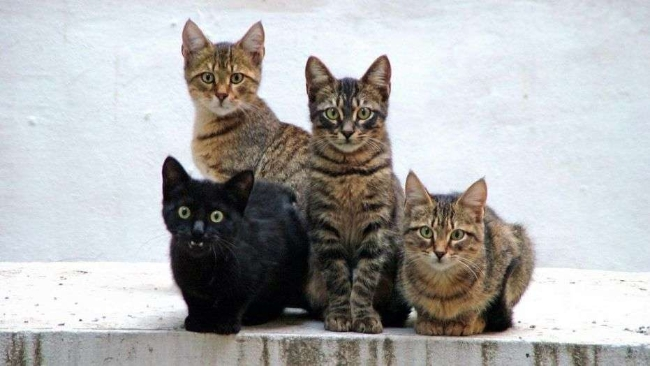
#> input picture cat.jpg, 650 x 366 px
$ python homework4.py
#> lines starting #> are read from the running program, lines starting #| are printed output that depends on the picture
import numpy as np
import cv2

def img_embossing():
    global size, dir

def change_way(x):
    global way
    way = cv2.getTrackbarPos('way', 'image')

def change_bcsc(x):
    global brightness, contrast, saturation, color_temperature
    brightness = cv2.getTrackbarPos('Brightness', 'image')
    contrast = cv2.getTrackbarPos('Contrast', 'image')
    saturation = cv2.getTrackbarPos('Saturation', 'image')
    color_temperature = cv2.getTrackbarPos('Color temperature', 'image')

# 练习题1
size = 1
dir = 1
'''
# 练习题2
way = 1
img2 = cv2.cvtColor(cv2.imread("cat.jpg"), cv2.COLOR_BGR2GRAY)
img2_copy = cv2.cvtColor(cv2.imread("cat.jpg"), cv2.COLOR_BGR2GRAY)

cv2.namedWindow('image')
cv2.createTrackbar('way', 'image', 0, 3, change_way)
while(1):
    way = cv2.getTrackbarPos('way', 'image')
    if way == 0:  # Laplacian边缘检测
        img2 = img2_copy.copy()
        laplacian = cv2.Laplacian(img2, -1)
        img = np.hstack((laplacian, img2_copy))
        cv2.imshow('image', img)
    elif way == 1:  # Canny边缘检测
        img2 = img2_copy.copy()
        canny = cv2.Canny(img2, 50, 240)
        img = np.hstack((canny, img2_copy))
        cv2.imshow('image', img)
    elif way == 2:  # Soble边缘检测,其中dx=0，dy=1
        img2 = img2_copy.copy()
        sobel = cv2.Sobel(img2, -1, 0, 1)
        img = np.hstack((sobel, img2_copy))
        cv2.imshow('image', img)
    elif way == 3:  # # Soble边缘检测,其中dx=1，dy=0
        img2 = img2_copy.copy()
        sobel = cv2.Sobel(img2, -1, 1, 0)
        img = np.hstack((sobel, img2_copy))
        cv2.imshow('image', img)

    # 按ESC退出
    if cv2.waitKey(1) & 0xFF == 27:
        break
cv2.destroyAllWindows()
'''
#练习题3
brightness, contrast, saturation, color_temperature = 1, 1, 1, 1
img3 = cv2.imread("cat.jpg")
#> img3 is the input picture: shape (366, 650, 3); mean B, G, R 175.8, 175.7, 175.7
img3_copy = img3.copy()

cv2.namedWindow('image')
cv2.createTrackbar('Brightness', 'image', 10, 15, change_bcsc)
cv2.createTrackbar('Contrast', 'image', 0, 5, change_bcsc)
cv2.createTrackbar('Saturation', 'image', 0, 3, change_bcsc)
cv2.createTrackbar('Color temperature', 'image', 0, 3, change_bcsc)
while(1):
    img3 = img3_copy.copy()
    # 亮度调整
    img3 = np.power(img3, brightness * 0.1)
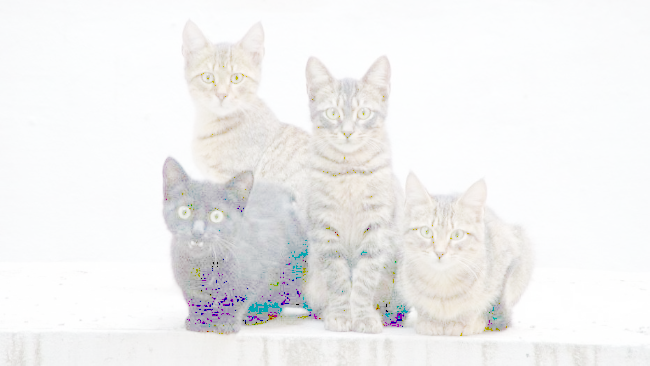
#> img3: shape (366, 650, 3) float64; mean B, G, R 1.64, 1.64, 1.64; drawn with min black and max white
    # 对比度调整
    img3 = float(contrast) * img3
    img3[img3 > 255] = 255  # 大于255要截断为255
    img3 = np.round(img3).astype(np.uint8)  # 数据类型的转换

    img = np.hstack((img3, img3_copy))
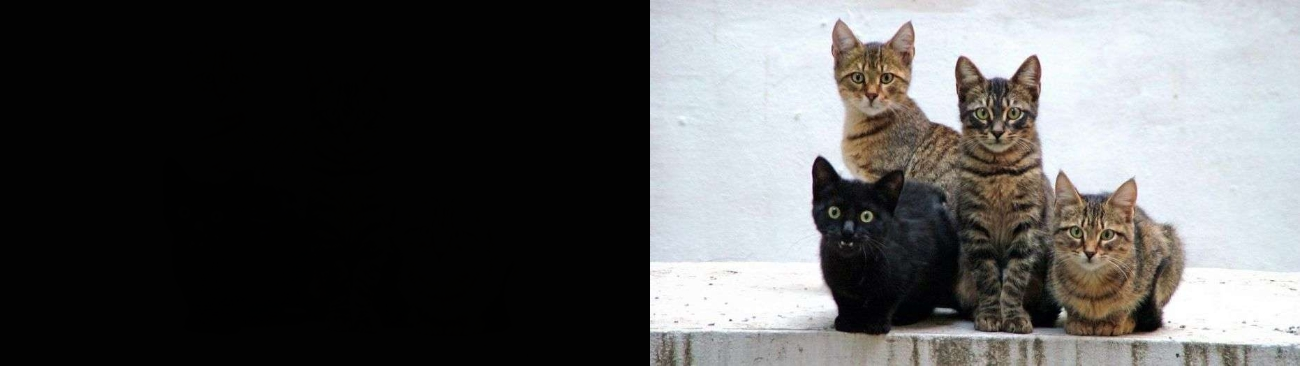
#> img: shape (366, 1300, 3); mean B, G, R 88.8, 88.8, 88.8
    cv2.imshow("image", img)
    # 按ESC退出
    if cv2.waitKey(1) & 0xFF == 27:
#> (key Esc is pressed here)
        break
cv2.destroyAllWindows()
#练习题4

$ run again, with human.jpg copied over cat.jpg
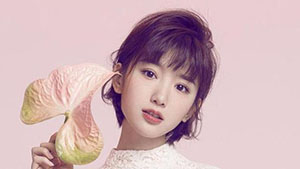
#> input picture human.jpg, 300 x 169 px
#> img3 is the input picture: shape (169, 300, 3); mean B, G, R 182.5, 178.5, 207.4
#> `img3 = np.power(img3, brightness * 0.1)`:
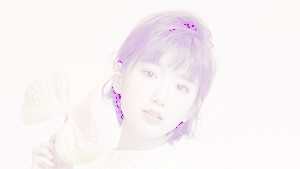
#> img3: shape (169, 300, 3) float64; mean B, G, R 1.68, 1.66, 1.7; drawn with min black and max white
#> `img = np.hstack((img3, img3_copy))`:
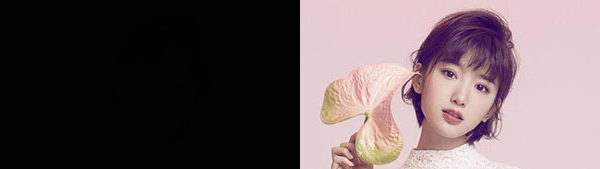
#> img: shape (169, 600, 3); mean B, G, R 92.2, 90.2, 104.7
